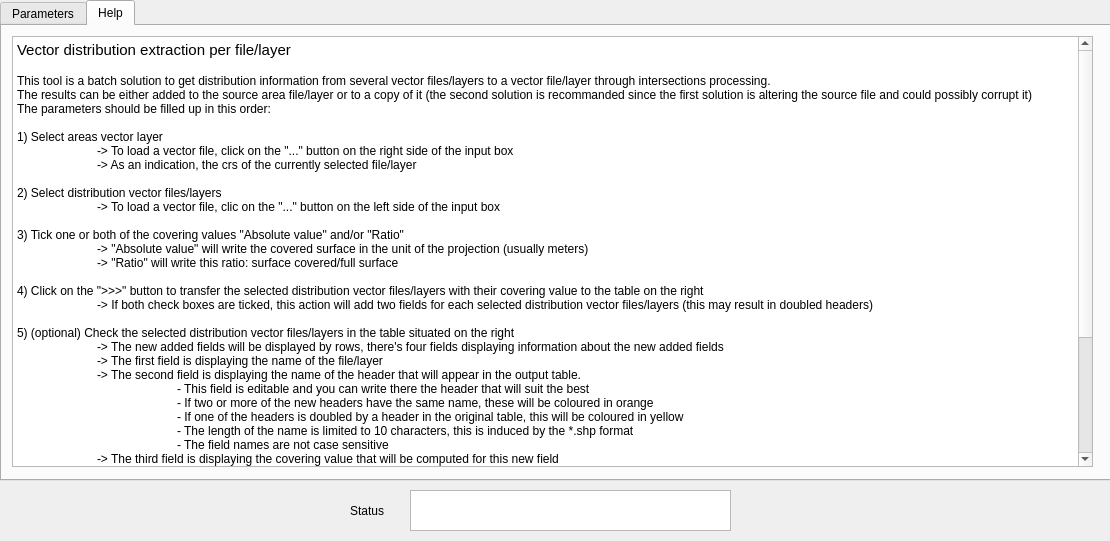
<?xml version="1.0" encoding="UTF-8"?>
<ui version="4.0">
 <class>VectorDistributionExtractionPerFileDialogBase</class>
 <widget class="QDialog" name="VectorDistributionExtractionPerFileDialogBase">
  <property name="geometry">
   <rect>
    <x>0</x>
    <y>0</y>
    <width>1110</width>
    <height>541</height>
   </rect>
  </property>
  <property name="windowTitle">
   <string>Vector Distribution Extraction Per File</string>
  </property>
  <widget class="QTabWidget" name="tabWidget">
   <property name="geometry">
    <rect>
     <x>0</x>
     <y>0</y>
     <width>1121</width>
     <height>481</height>
    </rect>
   </property>
   <property name="currentIndex">
    <number>1</number>
   </property>
   <widget class="QWidget" name="tab">
    <attribute name="title">
     <string>Parameters</string>
    </attribute>
    <widget class="QGroupBox" name="groupBox">
     <property name="geometry">
      <rect>
       <x>10</x>
       <y>70</y>
       <width>381</width>
       <height>221</height>
      </rect>
     </property>
     <property name="title">
      <string>Select distribution vector files/layers and covering value</string>
     </property>
     <widget class="QPushButton" name="pushButton_4">
      <property name="geometry">
       <rect>
        <x>10</x>
        <y>100</y>
        <width>51</width>
        <height>28</height>
       </rect>
      </property>
      <property name="text">
       <string>...</string>
      </property>
     </widget>
     <widget class="QListWidget" name="listWidget">
      <property name="geometry">
       <rect>
        <x>70</x>
        <y>30</y>
        <width>171</width>
        <height>181</height>
       </rect>
      </property>
     </widget>
     <widget class="QCheckBox" name="checkBox_1">
      <property name="geometry">
       <rect>
        <x>250</x>
        <y>60</y>
        <width>131</width>
        <height>21</height>
       </rect>
      </property>
      <property name="text">
       <string>Absolute surfaces</string>
      </property>
     </widget>
     <widget class="QCheckBox" name="checkBox_2">
      <property name="geometry">
       <rect>
        <x>250</x>
        <y>110</y>
        <width>131</width>
        <height>20</height>
       </rect>
      </property>
      <property name="text">
       <string>Ratio</string>
      </property>
     </widget>
     <widget class="QPushButton" name="pushButton_2">
      <property name="geometry">
       <rect>
        <x>280</x>
        <y>160</y>
        <width>51</width>
        <height>28</height>
       </rect>
      </property>
      <property name="text">
       <string>&gt;&gt;</string>
      </property>
     </widget>
    </widget>
    <widget class="QGroupBox" name="groupBox_2">
     <property name="geometry">
      <rect>
       <x>420</x>
       <y>70</y>
       <width>681</width>
       <height>221</height>
      </rect>
     </property>
     <property name="title">
      <string>Selected distribution vector files/layers</string>
     </property>
     <widget class="QPushButton" name="pushButton_5">
      <property name="geometry">
       <rect>
        <x>20</x>
        <y>100</y>
        <width>51</width>
        <height>28</height>
       </rect>
      </property>
      <property name="text">
       <string>X</string>
      </property>
     </widget>
     <widget class="QTableWidget" name="tableWidget">
      <property name="geometry">
       <rect>
        <x>90</x>
        <y>30</y>
        <width>581</width>
        <height>181</height>
       </rect>
      </property>
     </widget>
     <widget class="QLabel" name="label_6">
      <property name="geometry">
       <rect>
        <x>270</x>
        <y>10</y>
        <width>401</width>
        <height>16</height>
       </rect>
      </property>
      <property name="font">
       <font>
        <pointsize>6</pointsize>
        <italic>true</italic>
       </font>
      </property>
      <property name="text">
       <string>doubled headers in orange (same table) and yellow (with the area vector file/layer)</string>
      </property>
     </widget>
     <zorder>pushButton_5</zorder>
     <zorder>tableWidget</zorder>
     <zorder>label_6</zorder>
     <zorder>label_5</zorder>
    </widget>
    <widget class="QLabel" name="label">
     <property name="geometry">
      <rect>
       <x>170</x>
       <y>20</y>
       <width>181</width>
       <height>20</height>
      </rect>
     </property>
     <property name="text">
      <string>Select areas vector file/layer</string>
     </property>
    </widget>
    <widget class="QComboBox" name="comboBox">
     <property name="geometry">
      <rect>
       <x>360</x>
       <y>20</y>
       <width>181</width>
       <height>22</height>
      </rect>
     </property>
    </widget>
    <widget class="QPushButton" name="pushButton">
     <property name="geometry">
      <rect>
       <x>560</x>
       <y>20</y>
       <width>31</width>
       <height>28</height>
      </rect>
     </property>
     <property name="text">
      <string>...</string>
     </property>
    </widget>
    <widget class="QLabel" name="label_5">
     <property name="geometry">
      <rect>
       <x>620</x>
       <y>20</y>
       <width>161</width>
       <height>20</height>
      </rect>
     </property>
     <property name="text">
      <string>Area vector file/layer CRS</string>
     </property>
    </widget>
    <widget class="QTextBrowser" name="textBrowser_2">
     <property name="geometry">
      <rect>
       <x>780</x>
       <y>10</y>
       <width>261</width>
       <height>41</height>
      </rect>
     </property>
    </widget>
    <widget class="QCheckBox" name="checkBox_3">
     <property name="geometry">
      <rect>
       <x>350</x>
       <y>320</y>
       <width>131</width>
       <height>20</height>
      </rect>
     </property>
     <property name="text">
      <string>Create a new table</string>
     </property>
    </widget>
    <widget class="QPushButton" name="pushButton_3">
     <property name="geometry">
      <rect>
       <x>510</x>
       <y>320</y>
       <width>31</width>
       <height>21</height>
      </rect>
     </property>
     <property name="text">
      <string>...</string>
     </property>
    </widget>
    <widget class="QLabel" name="label_4">
     <property name="geometry">
      <rect>
       <x>550</x>
       <y>300</y>
       <width>191</width>
       <height>16</height>
      </rect>
     </property>
     <property name="text">
      <string>Load the output vector file path</string>
     </property>
    </widget>
    <widget class="QLineEdit" name="lineEdit">
     <property name="geometry">
      <rect>
       <x>550</x>
       <y>320</y>
       <width>181</width>
       <height>22</height>
      </rect>
     </property>
    </widget>
    <widget class="QCheckBox" name="checkBox_4">
     <property name="geometry">
      <rect>
       <x>350</x>
       <y>360</y>
       <width>211</width>
       <height>41</height>
      </rect>
     </property>
     <property name="text">
      <string>With only id and new fields</string>
     </property>
    </widget>
    <widget class="QComboBox" name="comboBox_2">
     <property name="geometry">
      <rect>
       <x>550</x>
       <y>370</y>
       <width>181</width>
       <height>22</height>
      </rect>
     </property>
    </widget>
    <widget class="QLabel" name="label_2">
     <property name="geometry">
      <rect>
       <x>550</x>
       <y>350</y>
       <width>141</width>
       <height>16</height>
      </rect>
     </property>
     <property name="text">
      <string>Select the id field</string>
     </property>
    </widget>
    <widget class="QPushButton" name="pushButton_6">
     <property name="geometry">
      <rect>
       <x>450</x>
       <y>410</y>
       <width>93</width>
       <height>28</height>
      </rect>
     </property>
     <property name="text">
      <string>Run</string>
     </property>
    </widget>
    <widget class="QPushButton" name="pushButton_7">
     <property name="geometry">
      <rect>
       <x>550</x>
       <y>410</y>
       <width>93</width>
       <height>28</height>
      </rect>
     </property>
     <property name="text">
      <string>Cancel</string>
     </property>
    </widget>
   </widget>
   <widget class="QWidget" name="tab_2">
    <attribute name="title">
     <string>Help</string>
    </attribute>
    <widget class="QTextBrowser" name="textBrowser_3">
     <property name="geometry">
      <rect>
       <x>10</x>
       <y>10</y>
       <width>1081</width>
       <height>431</height>
      </rect>
     </property>
     <property name="html">
      <string>&lt;!DOCTYPE HTML PUBLIC &quot;-//W3C//DTD HTML 4.0//EN&quot; &quot;http://www.w3.org/TR/REC-html40/strict.dtd&quot;&gt;
&lt;html&gt;&lt;head&gt;&lt;meta name=&quot;qrichtext&quot; content=&quot;1&quot; /&gt;&lt;style type=&quot;text/css&quot;&gt;
p, li { white-space: pre-wrap; }
&lt;/style&gt;&lt;/head&gt;&lt;body style=&quot; font-family:'MS Shell Dlg 2'; font-size:7.8pt; font-weight:400; font-style:normal;&quot;&gt;
&lt;p style=&quot; margin-top:0px; margin-bottom:0px; margin-left:0px; margin-right:0px; -qt-block-indent:0; text-indent:0px;&quot;&gt;&lt;span style=&quot; font-size:11pt;&quot;&gt;Vector distribution extraction per file/layer&lt;/span&gt;&lt;/p&gt;
&lt;p style=&quot;-qt-paragraph-type:empty; margin-top:0px; margin-bottom:0px; margin-left:0px; margin-right:0px; -qt-block-indent:0; text-indent:0px; font-size:10pt;&quot;&gt;&lt;br /&gt;&lt;/p&gt;
&lt;p style=&quot; margin-top:0px; margin-bottom:0px; margin-left:0px; margin-right:0px; -qt-block-indent:0; text-indent:0px;&quot;&gt;&lt;span style=&quot; font-size:9pt;&quot;&gt;This tool is a batch solution to get distribution information from several vector files/layers to a vector file/layer through intersections processing.&lt;/span&gt;&lt;/p&gt;
&lt;p style=&quot; margin-top:0px; margin-bottom:0px; margin-left:0px; margin-right:0px; -qt-block-indent:0; text-indent:0px;&quot;&gt;&lt;span style=&quot; font-size:9pt;&quot;&gt;The results can be either added to the source area file/layer or to a copy of it (the second solution is recommanded since the first solution is altering the source file and could possibly corrupt it)&lt;/span&gt;&lt;/p&gt;
&lt;p style=&quot; margin-top:0px; margin-bottom:0px; margin-left:0px; margin-right:0px; -qt-block-indent:0; text-indent:0px;&quot;&gt;&lt;span style=&quot; font-size:9pt;&quot;&gt;The parameters should be filled up in this order:&lt;/span&gt;&lt;/p&gt;
&lt;p style=&quot;-qt-paragraph-type:empty; margin-top:0px; margin-bottom:0px; margin-left:0px; margin-right:0px; -qt-block-indent:0; text-indent:0px; font-size:9pt;&quot;&gt;&lt;br /&gt;&lt;/p&gt;
&lt;p style=&quot; margin-top:0px; margin-bottom:0px; margin-left:0px; margin-right:0px; -qt-block-indent:0; text-indent:0px;&quot;&gt;&lt;span style=&quot; font-size:9pt;&quot;&gt;1) Select areas vector layer &lt;/span&gt;&lt;/p&gt;
&lt;p style=&quot; margin-top:0px; margin-bottom:0px; margin-left:0px; margin-right:0px; -qt-block-indent:0; text-indent:0px;&quot;&gt;&lt;span style=&quot; font-size:9pt;&quot;&gt;	-&amp;gt; To load a vector file, click on the &amp;quot;...&amp;quot; button on the right side of the input box&lt;/span&gt;&lt;/p&gt;
&lt;p style=&quot; margin-top:0px; margin-bottom:0px; margin-left:0px; margin-right:0px; -qt-block-indent:0; text-indent:0px;&quot;&gt;&lt;span style=&quot; font-size:9pt;&quot;&gt;	-&amp;gt; As an indication, the crs of the currently selected file/layer &lt;/span&gt;&lt;/p&gt;
&lt;p style=&quot;-qt-paragraph-type:empty; margin-top:0px; margin-bottom:0px; margin-left:0px; margin-right:0px; -qt-block-indent:0; text-indent:0px; font-size:9pt;&quot;&gt;&lt;br /&gt;&lt;/p&gt;
&lt;p style=&quot; margin-top:0px; margin-bottom:0px; margin-left:0px; margin-right:0px; -qt-block-indent:0; text-indent:0px;&quot;&gt;&lt;span style=&quot; font-size:9pt;&quot;&gt;2) Select distribution vector files/layers &lt;/span&gt;&lt;/p&gt;
&lt;p style=&quot; margin-top:0px; margin-bottom:0px; margin-left:0px; margin-right:0px; -qt-block-indent:0; text-indent:0px;&quot;&gt;&lt;span style=&quot; font-size:9pt;&quot;&gt;	-&amp;gt; To load a vector file, clic on the &amp;quot;...&amp;quot; button on the left side of the input box&lt;/span&gt;&lt;/p&gt;
&lt;p style=&quot;-qt-paragraph-type:empty; margin-top:0px; margin-bottom:0px; margin-left:0px; margin-right:0px; -qt-block-indent:0; text-indent:0px; font-size:9pt;&quot;&gt;&lt;br /&gt;&lt;/p&gt;
&lt;p style=&quot; margin-top:0px; margin-bottom:0px; margin-left:0px; margin-right:0px; -qt-block-indent:0; text-indent:0px;&quot;&gt;&lt;span style=&quot; font-size:9pt;&quot;&gt;3) Tick one or both of the covering values &amp;quot;Absolute value&amp;quot; and/or &amp;quot;Ratio&amp;quot;&lt;/span&gt;&lt;/p&gt;
&lt;p style=&quot; margin-top:0px; margin-bottom:0px; margin-left:0px; margin-right:0px; -qt-block-indent:0; text-indent:0px;&quot;&gt;&lt;span style=&quot; font-size:9pt;&quot;&gt;	-&amp;gt; &amp;quot;Absolute value&amp;quot; will write the covered surface in the unit of the projection (usually meters)&lt;/span&gt;&lt;/p&gt;
&lt;p style=&quot; margin-top:0px; margin-bottom:0px; margin-left:0px; margin-right:0px; -qt-block-indent:0; text-indent:0px;&quot;&gt;&lt;span style=&quot; font-size:9pt;&quot;&gt;	-&amp;gt; &amp;quot;Ratio&amp;quot; will write this ratio: surface covered/full surface&lt;/span&gt;&lt;/p&gt;
&lt;p style=&quot;-qt-paragraph-type:empty; margin-top:0px; margin-bottom:0px; margin-left:0px; margin-right:0px; -qt-block-indent:0; text-indent:0px; font-size:9pt;&quot;&gt;&lt;br /&gt;&lt;/p&gt;
&lt;p style=&quot; margin-top:0px; margin-bottom:0px; margin-left:0px; margin-right:0px; -qt-block-indent:0; text-indent:0px;&quot;&gt;&lt;span style=&quot; font-size:9pt;&quot;&gt;4) Click on the &amp;quot;&amp;gt;&amp;gt;&amp;gt;&amp;quot; button to transfer the selected distribution vector files/layers with their covering value to the table on the right&lt;/span&gt;&lt;/p&gt;
&lt;p style=&quot; margin-top:0px; margin-bottom:0px; margin-left:0px; margin-right:0px; -qt-block-indent:0; text-indent:0px;&quot;&gt;&lt;span style=&quot; font-size:9pt;&quot;&gt;	-&amp;gt; If both check boxes are ticked, this action will add two fields for each selected distribution vector files/layers (this may result in doubled headers)&lt;/span&gt;&lt;/p&gt;
&lt;p style=&quot;-qt-paragraph-type:empty; margin-top:0px; margin-bottom:0px; margin-left:0px; margin-right:0px; -qt-block-indent:0; text-indent:0px; font-size:9pt;&quot;&gt;&lt;br /&gt;&lt;/p&gt;
&lt;p style=&quot; margin-top:0px; margin-bottom:0px; margin-left:0px; margin-right:0px; -qt-block-indent:0; text-indent:0px;&quot;&gt;&lt;span style=&quot; font-size:9pt;&quot;&gt;5) (optional) Check the selected distribution vector files/layers in the table situated on the right&lt;/span&gt;&lt;/p&gt;
&lt;p style=&quot; margin-top:0px; margin-bottom:0px; margin-left:0px; margin-right:0px; -qt-block-indent:0; text-indent:0px;&quot;&gt;&lt;span style=&quot; font-size:9pt;&quot;&gt;	-&amp;gt; The new added fields will be displayed by rows, there's four fields displaying information about the new added fields&lt;/span&gt;&lt;/p&gt;
&lt;p style=&quot; margin-top:0px; margin-bottom:0px; margin-left:0px; margin-right:0px; -qt-block-indent:0; text-indent:0px;&quot;&gt;&lt;span style=&quot; font-size:9pt;&quot;&gt;	-&amp;gt; The first field is displaying the name of the file/layer&lt;/span&gt;&lt;/p&gt;
&lt;p style=&quot; margin-top:0px; margin-bottom:0px; margin-left:0px; margin-right:0px; -qt-block-indent:0; text-indent:0px;&quot;&gt;&lt;span style=&quot; font-size:9pt;&quot;&gt;	-&amp;gt; The second field is displaying the name of the header that will appear in the output table. &lt;/span&gt;&lt;/p&gt;
&lt;p style=&quot; margin-top:0px; margin-bottom:0px; margin-left:0px; margin-right:0px; -qt-block-indent:0; text-indent:0px;&quot;&gt;&lt;span style=&quot; font-size:9pt;&quot;&gt;		- This field is editable and you can write there the header that will suit the best&lt;/span&gt;&lt;/p&gt;
&lt;p style=&quot; margin-top:0px; margin-bottom:0px; margin-left:0px; margin-right:0px; -qt-block-indent:0; text-indent:0px;&quot;&gt;&lt;span style=&quot; font-size:9pt;&quot;&gt;		- If two or more of the new headers have the same name, these will be coloured in orange&lt;/span&gt;&lt;/p&gt;
&lt;p style=&quot; margin-top:0px; margin-bottom:0px; margin-left:0px; margin-right:0px; -qt-block-indent:0; text-indent:0px;&quot;&gt;&lt;span style=&quot; font-size:9pt;&quot;&gt;		- If one of the headers is doubled by a header in the original table, this will be coloured in yellow&lt;/span&gt;&lt;/p&gt;
&lt;p style=&quot; margin-top:0px; margin-bottom:0px; margin-left:0px; margin-right:0px; -qt-block-indent:0; text-indent:0px;&quot;&gt;&lt;span style=&quot; font-size:9pt;&quot;&gt;		- The length of the name is limited to 10 characters, this is induced by the *.shp format&lt;/span&gt;&lt;/p&gt;
&lt;p style=&quot; margin-top:0px; margin-bottom:0px; margin-left:0px; margin-right:0px; -qt-block-indent:0; text-indent:0px;&quot;&gt;&lt;span style=&quot; font-size:9pt;&quot;&gt;		- The field names are not case sensitive&lt;/span&gt;&lt;/p&gt;
&lt;p style=&quot; margin-top:0px; margin-bottom:0px; margin-left:0px; margin-right:0px; -qt-block-indent:0; text-indent:0px;&quot;&gt;&lt;span style=&quot; font-size:9pt;&quot;&gt;	-&amp;gt; The third field is displaying the covering value that will be computed for this new field&lt;/span&gt;&lt;/p&gt;
&lt;p style=&quot; margin-top:0px; margin-bottom:0px; margin-left:0px; margin-right:0px; -qt-block-indent:0; text-indent:0px;&quot;&gt;&lt;span style=&quot; font-size:9pt;&quot;&gt;	-&amp;gt; The fourth field is displaying the crs of the vector file/layer &lt;/span&gt;&lt;/p&gt;
&lt;p style=&quot; margin-top:0px; margin-bottom:0px; margin-left:0px; margin-right:0px; -qt-block-indent:0; text-indent:0px;&quot;&gt;&lt;span style=&quot; font-size:9pt;&quot;&gt;		- If one of the intersected vector file/layer has a different crs as the areas vector file/layer, this will be coloured in red.&lt;/span&gt;&lt;/p&gt;
&lt;p style=&quot; margin-top:0px; margin-bottom:0px; margin-left:0px; margin-right:0px; -qt-block-indent:0; text-indent:0px;&quot;&gt;&lt;span style=&quot; font-size:9pt;&quot;&gt;		- Ignoring the crs mismatch won't stop the process, though it is really advisable not to run the processing since the results are really likely to be irrelevant&lt;/span&gt;&lt;/p&gt;
&lt;p style=&quot;-qt-paragraph-type:empty; margin-top:0px; margin-bottom:0px; margin-left:0px; margin-right:0px; -qt-block-indent:0; text-indent:0px;&quot;&gt;&lt;br /&gt;&lt;/p&gt;
&lt;p style=&quot; margin-top:0px; margin-bottom:0px; margin-left:0px; margin-right:0px; -qt-block-indent:0; text-indent:0px;&quot;&gt;&lt;span style=&quot; font-size:9pt;&quot;&gt;6) (optional) Create a new table and add the new fields into this table in addition of the original area vector file/layer fields&lt;/span&gt;&lt;/p&gt;
&lt;p style=&quot; margin-top:0px; margin-bottom:0px; margin-left:0px; margin-right:0px; -qt-block-indent:0; text-indent:0px;&quot;&gt;&lt;span style=&quot; font-size:9pt;&quot;&gt;	-&amp;gt; To load a vector file output path, click on the &amp;quot;...&amp;quot; button on the left side of the input box&lt;/span&gt;&lt;/p&gt;
&lt;p style=&quot; margin-top:0px; margin-bottom:0px; margin-left:0px; margin-right:0px; -qt-block-indent:0; text-indent:0px;&quot;&gt;&lt;span style=&quot; font-size:9pt;&quot;&gt;	-&amp;gt; This option is recommanded since it won't alter the original area vector file/layer with the risk of corrupting it&lt;/span&gt;&lt;/p&gt;
&lt;p style=&quot;-qt-paragraph-type:empty; margin-top:0px; margin-bottom:0px; margin-left:0px; margin-right:0px; -qt-block-indent:0; text-indent:0px; font-size:9pt;&quot;&gt;&lt;br /&gt;&lt;/p&gt;
&lt;p style=&quot; margin-top:0px; margin-bottom:0px; margin-left:0px; margin-right:0px; -qt-block-indent:0; text-indent:0px;&quot;&gt;&lt;span style=&quot; font-size:9pt;&quot;&gt;7) (optional) With only id and new fields&lt;/span&gt;&lt;/p&gt;
&lt;p style=&quot; margin-top:0px; margin-bottom:0px; margin-left:0px; margin-right:0px; -qt-block-indent:0; text-indent:0px;&quot;&gt;&lt;span style=&quot; font-size:9pt;&quot;&gt;	-&amp;gt; Select this option if there is no necessities to keep the fields from the original area vector file/layer&lt;/span&gt;&lt;/p&gt;
&lt;p style=&quot; margin-top:0px; margin-bottom:0px; margin-left:0px; margin-right:0px; -qt-block-indent:0; text-indent:0px;&quot;&gt;&lt;span style=&quot; font-size:9pt;&quot;&gt;	-&amp;gt; Select the appropriate field to be used as the id&lt;/span&gt;&lt;/p&gt;
&lt;p style=&quot;-qt-paragraph-type:empty; margin-top:0px; margin-bottom:0px; margin-left:0px; margin-right:0px; -qt-block-indent:0; text-indent:0px; font-size:9pt;&quot;&gt;&lt;br /&gt;&lt;/p&gt;&lt;/body&gt;&lt;/html&gt;</string>
     </property>
    </widget>
   </widget>
  </widget>
  <widget class="QTextBrowser" name="textBrowser">
   <property name="geometry">
    <rect>
     <x>410</x>
     <y>490</y>
     <width>321</width>
     <height>41</height>
    </rect>
   </property>
  </widget>
  <widget class="QLabel" name="label_3">
   <property name="geometry">
    <rect>
     <x>350</x>
     <y>500</y>
     <width>55</width>
     <height>21</height>
    </rect>
   </property>
   <property name="text">
    <string>Status</string>
   </property>
  </widget>
 </widget>
 <resources/>
 <connections/>
</ui>
